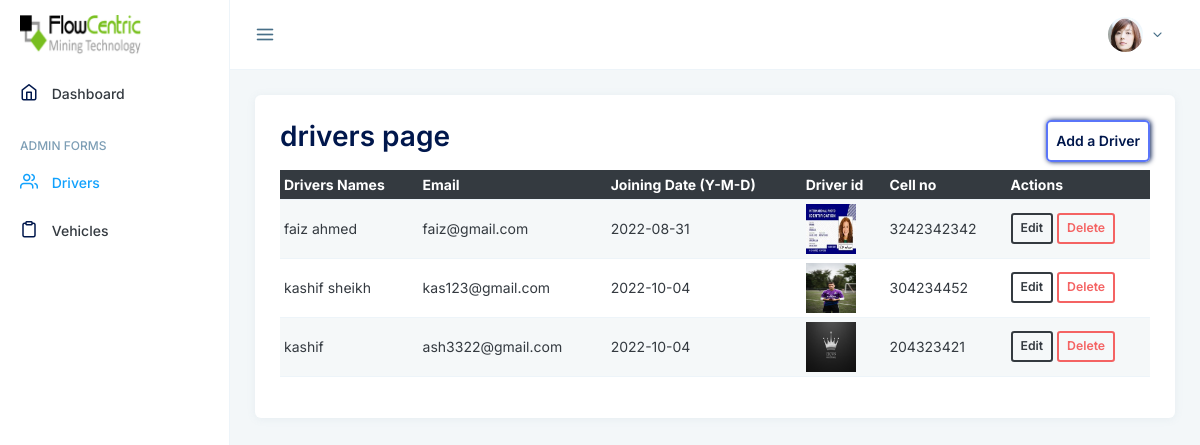
Before: /drivers with the older database file.
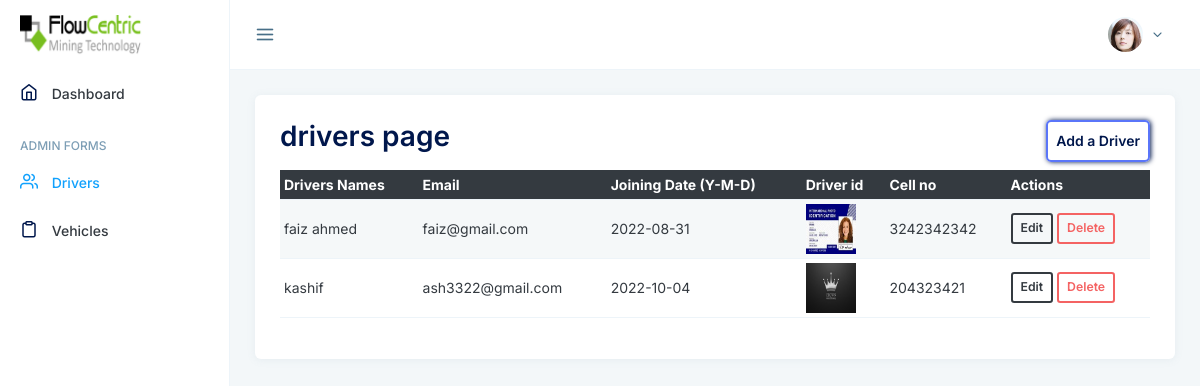
After: the same page with the newer database file.
### myapp/models.py (models this page shows, shortened)
class User(db.Model, UserMixin):
    id = db.Column(db.Integer, primary_key=True)
    username = db.Column(db.String(40), nullable=False)
    email = db.Column(db.String(70))
    joining_date = db.Column(db.DateTime, default=datetime.now)
    password = db.Column(db.String(400))
    is_admin = db.Column(db.Boolean, default=False)
    employee_no = db.Column(db.Integer, unique=False, nullable=True)
    fleet_no = db.Column(db.Integer, unique=False, nullable=True)
    milage = db.Column(db.Integer, unique=False, nullable=True)
    driver_license_image = db.Column(db.String(200), unique=False, nullable=True)
    id_no_image = db.Column(db.String(200), unique=False, nullable=True)
    drivers_license_no = db.Column(db.Integer, unique=False, nullable=True)
    drivers_license_endorced = db.Column(db.String(5), unique=False, nullable=True)
    drivers_license_renewal_date = db.Column(db.Date, default=datetime.now().date)
    cell_no = db.Column(db.Integer, unique=False, nullable=True)
    family_members = db.Column(db.String(300), unique=False, nullable=True)
    vehicle = db.relationship("Vehicle", backref="driver", uselist=False)
    fleet_card = db.relationship("FleetCard", backref="fleet_card_driver", uselist=False)
    maintanance = db.relationship("MaintenancesTyres", backref="driver_maintanance", lazy='dynamic')
    vehicle_expense = db.relationship("VehicleExpense", backref="vehicle_expense", uselist=True)

### myapp/driver/routes.py (the view)
@Admin_DriverVehicle.route("/drivers")
def drivers():
    drivers = User.query.filter_by(is_admin=False).all()
    return render_template("admin/driver/drivers_info.html",
                           dclass="router-link-active", drivers=drivers)

### myapp/templates/admin/driver/drivers_info.html (shortened to what this page needs)
{% extends "admin/admin_layout.html" %} {% block body %}
<div class="main">
  <div class="card">
    <div class="card-body">
      <div class="count1">
        <h2>drivers page</h2>
        <a href="{{ url_for('Admin_DriverVehicle.add_driver') }}"
          class="btn btn-outline-info">Add a Driver</a>
      </div>
      <div class="drtable mt-2">
        <table class="table table-striped table-sm">
          <thead>
            <tr class="bg-dark text-white">
              <th>Drivers Names</th>
              <th>Email</th>
              <th>Joining Date (Y-M-D)</th>
              <th>Driver id</th>
              <th>Cell no</th>
              <th>Actions</th>
            </tr>
          </thead>
          <tbody>
            {% for driver in drivers %}
            <tr>
              <td>{{ driver.username }}</td>
              <td>{{ driver.email }}</td>
              <td>{{ driver.joining_date.strftime("%Y-%m-%d") }}</td>
              <td>
                <a href="../../{{ driver.id_no_image }}" target="_blank">
                  <img class="driver_id_image"
                    src="../../{{ driver.id_no_image }}"
                    alt="driver id image"
                    id="driver_id"
                /></a>
              </td>
              <td>{{ driver.cell_no }}</td>
              <td>
                <a href="{{ url_for('Admin_DriverVehicle.edit_driver', driver_id=driver.id) }}"
                   class="btn btn-sm btn-outline-dark">Edit</a>
                <button type="button" class="btn btn-outline-danger btn-sm" data-bs-toggle="modal" data-bs-target="#{{driver.email.split('@')[0]}}">
                  Delete
                </button>
              </td>
            </tr>
            {% endfor %}
          </tbody>
        </table>
      </div>
    </div>
  </div>
</div>
{% endblock body %}

### myapp/templates/admin/admin_layout.html (shortened to what this page needs)
<!doctype html>
<html lang="en">
  <head>
    <link href="https://cdn.jsdelivr.net/npm/bootstrap@5.0.2/dist/css/bootstrap.min.css" rel="stylesheet">
    <link
      href="/static/assets/vendors/apexcharts/dist/apexcharts.css"
      rel="stylesheet"
    />
    <link href="/static/assets/css/app.min.css" rel="stylesheet" />
  </head>
  <body>
<div class="layout">
  <div class="vertical-layout">
    <div class="header-text-dark header-nav layout-vertical">
      <div class="header-nav-wrap">
        <div class="header-nav-left">
          <div class="header-nav-item desktop-toggle">
            <div class="header-nav-item-select cursor-pointer">
              <i class="nav-icon feather icon-menu icon-arrow-right"></i>
            </div>
          </div>
        </div>
        <div class="header-nav-right">
          <div class="header-nav-item">
            <div class="dropdown header-nav-item-select nav-notification">
              <div
                class="toggle-wrapper"
                id="nav-notification-dropdown"
                data-bs-toggle="dropdown"
              >
              </div>
            </div>
          </div>
          <div class="header-nav-item">
            <div class="header-nav-item-select">
              <div
                class="toggle-wrapper"
                data-bs-toggle="modal"
                data-bs-target="#quick-view"
              >
              </div>
            </div>
          </div>
          <div class="header-nav-item">
            <div class="dropdown header-nav-item-select">
              <div
                class="toggle-wrapper"
                id="nav-lang-dropdown"
                data-bs-toggle="dropdown"
              >
                <div
                  class="avatar avatar-circle avatar-image"
                  style="width: 22px; height: 22px; line-height: 22px"
                >
                </div>
              </div>
            </div>
          </div>
          <div class="header-nav-item">
            <div class="dropdown header-nav-item-select nav-profile">
              <div
                class="toggle-wrapper"
                id="nav-profile-dropdown"
                data-bs-toggle="dropdown"
              >
                <div
                  class="avatar avatar-circle avatar-image"
                  style="width: 35px; height: 35px; line-height: 35px"
                >
                  <img src="/static/assets/images/avatars/thumb-1.jpg" alt="" />
                </div>
                <i class="feather icon-chevron-down"></i>
              </div>
            </div>
          </div>
        </div>
      </div>
    </div>
    <div class="side-nav vertical-menu nav-menu-light scrollable">
      <div class="nav-logo">
        <div class="w-100 logo">
          <img
            class="img-fluid"
            src="/static/assets/images/logo/logo.png"
            style="max-height: 40px"
            alt="logo"
          />
        </div>
      </div>
      <ul class="nav-menu main_dashboad_menu">
        <li class="nav-menu-item dash {{ dashboard }}">
          <a href="/">
            <i class="feather icon-home"></i>
            <span class="nav-menu-item-title">Dashboard</span>
          </a>
        </li>
        <li class="nav-group-title">Admin Forms</li>
        <li class="nav-menu-item {{dclass}}">
          <a href="{{ url_for('Admin_DriverVehicle.drivers') }}">
            <i class="feather icon-users"></i>
            <span class="nav-menu-item-title">Drivers</span>
          </a>
        </li>
        <li class="nav-menu-item {{vclass}}">
          <a href="{{ url_for('Admin_DriverVehicle.vehicle_form') }}">
            <i class="feather icon-clipboard"></i>
            <span class="nav-menu-item-title">Vehicles</span>
          </a>
        </li>
      </ul>
    </div>
    <div class="content">
        {% block body %}
        {% endblock body %}
    </div>
    </div>
  </div>
  </body>
</html>

### myapp/templates/admin/driver/drivers_info.html (style rules this page uses)
.count1 { display: flex; justify-content: space-between; }
.count1>a { box-shadow: 1px 0px 5px #00174c; border-radius: 5px; padding: 8px; color: #00174c; }
.driver_id_image { width: 50px; height: 50px; }

Changed rows visible on the page:
removed User: username "kashif sheikh", email "kas123@gmail.com", joining_date "2022-10-04", id_no_image (picture), cell_no "304234452"
